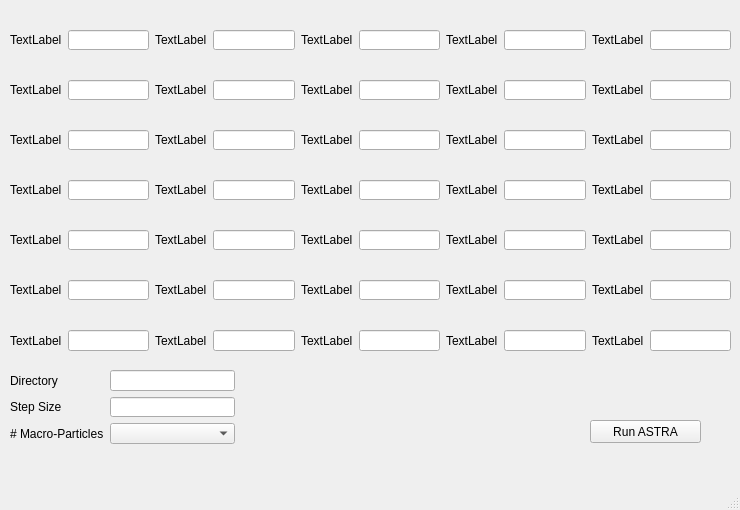
<?xml version="1.0" encoding="UTF-8"?>
<ui version="4.0">
 <class>MainWindow</class>
 <widget class="QMainWindow" name="MainWindow">
  <property name="geometry">
   <rect>
    <x>0</x>
    <y>0</y>
    <width>740</width>
    <height>510</height>
   </rect>
  </property>
  <property name="windowTitle">
   <string>ASTRA Run Comparison Tool</string>
  </property>
  <widget class="QWidget" name="centralwidget">
   <widget class="QWidget" name="gridLayoutWidget">
    <property name="geometry">
     <rect>
      <x>10</x>
      <y>30</y>
      <width>721</width>
      <height>321</height>
     </rect>
    </property>
    <layout class="QGridLayout" name="gridLayout">
     <item row="0" column="0">
      <layout class="QFormLayout" name="formLayout">
       <property name="fieldGrowthPolicy">
        <enum>QFormLayout::AllNonFixedFieldsGrow</enum>
       </property>
       <property name="horizontalSpacing">
        <number>6</number>
       </property>
       <property name="verticalSpacing">
        <number>30</number>
       </property>
       <item row="0" column="0">
        <widget class="QLabel" name="label_29">
         <property name="text">
          <string>TextLabel</string>
         </property>
        </widget>
       </item>
       <item row="0" column="1">
        <widget class="QLineEdit" name="lineEdit_29"/>
       </item>
       <item row="1" column="0">
        <widget class="QLabel" name="label_30">
         <property name="text">
          <string>TextLabel</string>
         </property>
        </widget>
       </item>
       <item row="1" column="1">
        <widget class="QLineEdit" name="lineEdit_30"/>
       </item>
       <item row="2" column="0">
        <widget class="QLabel" name="label_31">
         <property name="text">
          <string>TextLabel</string>
         </property>
        </widget>
       </item>
       <item row="2" column="1">
        <widget class="QLineEdit" name="lineEdit_31"/>
       </item>
       <item row="3" column="0">
        <widget class="QLabel" name="label_32">
         <property name="text">
          <string>TextLabel</string>
         </property>
        </widget>
       </item>
       <item row="3" column="1">
        <widget class="QLineEdit" name="lineEdit_32"/>
       </item>
       <item row="4" column="0">
        <widget class="QLabel" name="label_33">
         <property name="text">
          <string>TextLabel</string>
         </property>
        </widget>
       </item>
       <item row="4" column="1">
        <widget class="QLineEdit" name="lineEdit_33"/>
       </item>
       <item row="5" column="0">
        <widget class="QLabel" name="label_34">
         <property name="text">
          <string>TextLabel</string>
         </property>
        </widget>
       </item>
       <item row="5" column="1">
        <widget class="QLineEdit" name="lineEdit_34"/>
       </item>
       <item row="6" column="0">
        <widget class="QLabel" name="label_35">
         <property name="text">
          <string>TextLabel</string>
         </property>
        </widget>
       </item>
       <item row="6" column="1">
        <widget class="QLineEdit" name="lineEdit_35"/>
       </item>
      </layout>
     </item>
     <item row="0" column="1">
      <layout class="QFormLayout" name="formLayout_7">
       <property name="fieldGrowthPolicy">
        <enum>QFormLayout::AllNonFixedFieldsGrow</enum>
       </property>
       <property name="horizontalSpacing">
        <number>6</number>
       </property>
       <property name="verticalSpacing">
        <number>30</number>
       </property>
       <item row="0" column="0">
        <widget class="QLabel" name="label_71">
         <property name="text">
          <string>TextLabel</string>
         </property>
        </widget>
       </item>
       <item row="0" column="1">
        <widget class="QLineEdit" name="lineEdit_71"/>
       </item>
       <item row="1" column="0">
        <widget class="QLabel" name="label_72">
         <property name="text">
          <string>TextLabel</string>
         </property>
        </widget>
       </item>
       <item row="1" column="1">
        <widget class="QLineEdit" name="lineEdit_72"/>
       </item>
       <item row="2" column="0">
        <widget class="QLabel" name="label_73">
         <property name="text">
          <string>TextLabel</string>
         </property>
        </widget>
       </item>
       <item row="2" column="1">
        <widget class="QLineEdit" name="lineEdit_73"/>
       </item>
       <item row="3" column="0">
        <widget class="QLabel" name="label_74">
         <property name="text">
          <string>TextLabel</string>
         </property>
        </widget>
       </item>
       <item row="3" column="1">
        <widget class="QLineEdit" name="lineEdit_74"/>
       </item>
       <item row="4" column="0">
        <widget class="QLabel" name="label_75">
         <property name="text">
          <string>TextLabel</string>
         </property>
        </widget>
       </item>
       <item row="5" column="0">
        <widget class="QLabel" name="label_76">
         <property name="text">
          <string>TextLabel</string>
         </property>
        </widget>
       </item>
       <item row="6" column="0">
        <widget class="QLabel" name="label_77">
         <property name="text">
          <string>TextLabel</string>
         </property>
        </widget>
       </item>
       <item row="4" column="1">
        <widget class="QLineEdit" name="lineEdit_75"/>
       </item>
       <item row="5" column="1">
        <widget class="QLineEdit" name="lineEdit_76"/>
       </item>
       <item row="6" column="1">
        <widget class="QLineEdit" name="lineEdit_77"/>
       </item>
      </layout>
     </item>
     <item row="0" column="3">
      <layout class="QFormLayout" name="formLayout_9">
       <property name="fieldGrowthPolicy">
        <enum>QFormLayout::AllNonFixedFieldsGrow</enum>
       </property>
       <property name="horizontalSpacing">
        <number>6</number>
       </property>
       <property name="verticalSpacing">
        <number>30</number>
       </property>
       <item row="0" column="0">
        <widget class="QLabel" name="label_85">
         <property name="text">
          <string>TextLabel</string>
         </property>
        </widget>
       </item>
       <item row="0" column="1">
        <widget class="QLineEdit" name="lineEdit_85"/>
       </item>
       <item row="1" column="0">
        <widget class="QLabel" name="label_86">
         <property name="text">
          <string>TextLabel</string>
         </property>
        </widget>
       </item>
       <item row="1" column="1">
        <widget class="QLineEdit" name="lineEdit_86"/>
       </item>
       <item row="2" column="0">
        <widget class="QLabel" name="label_87">
         <property name="text">
          <string>TextLabel</string>
         </property>
        </widget>
       </item>
       <item row="2" column="1">
        <widget class="QLineEdit" name="lineEdit_87"/>
       </item>
       <item row="3" column="0">
        <widget class="QLabel" name="label_88">
         <property name="text">
          <string>TextLabel</string>
         </property>
        </widget>
       </item>
       <item row="3" column="1">
        <widget class="QLineEdit" name="lineEdit_88"/>
       </item>
       <item row="4" column="0">
        <widget class="QLabel" name="label_89">
         <property name="text">
          <string>TextLabel</string>
         </property>
        </widget>
       </item>
       <item row="5" column="0">
        <widget class="QLabel" name="label_90">
         <property name="text">
          <string>TextLabel</string>
         </property>
        </widget>
       </item>
       <item row="6" column="0">
        <widget class="QLabel" name="label_91">
         <property name="text">
          <string>TextLabel</string>
         </property>
        </widget>
       </item>
       <item row="4" column="1">
        <widget class="QLineEdit" name="lineEdit_89"/>
       </item>
       <item row="5" column="1">
        <widget class="QLineEdit" name="lineEdit_90"/>
       </item>
       <item row="6" column="1">
        <widget class="QLineEdit" name="lineEdit_91"/>
       </item>
      </layout>
     </item>
     <item row="0" column="2">
      <layout class="QFormLayout" name="formLayout_8">
       <property name="fieldGrowthPolicy">
        <enum>QFormLayout::AllNonFixedFieldsGrow</enum>
       </property>
       <property name="horizontalSpacing">
        <number>6</number>
       </property>
       <property name="verticalSpacing">
        <number>30</number>
       </property>
       <item row="0" column="0">
        <widget class="QLabel" name="label_78">
         <property name="text">
          <string>TextLabel</string>
         </property>
        </widget>
       </item>
       <item row="0" column="1">
        <widget class="QLineEdit" name="lineEdit_78"/>
       </item>
       <item row="1" column="0">
        <widget class="QLabel" name="label_79">
         <property name="text">
          <string>TextLabel</string>
         </property>
        </widget>
       </item>
       <item row="1" column="1">
        <widget class="QLineEdit" name="lineEdit_79"/>
       </item>
       <item row="2" column="0">
        <widget class="QLabel" name="label_80">
         <property name="text">
          <string>TextLabel</string>
         </property>
        </widget>
       </item>
       <item row="2" column="1">
        <widget class="QLineEdit" name="lineEdit_80"/>
       </item>
       <item row="3" column="0">
        <widget class="QLabel" name="label_81">
         <property name="text">
          <string>TextLabel</string>
         </property>
        </widget>
       </item>
       <item row="3" column="1">
        <widget class="QLineEdit" name="lineEdit_81"/>
       </item>
       <item row="4" column="0">
        <widget class="QLabel" name="label_82">
         <property name="text">
          <string>TextLabel</string>
         </property>
        </widget>
       </item>
       <item row="5" column="0">
        <widget class="QLabel" name="label_83">
         <property name="text">
          <string>TextLabel</string>
         </property>
        </widget>
       </item>
       <item row="6" column="0">
        <widget class="QLabel" name="label_84">
         <property name="text">
          <string>TextLabel</string>
         </property>
        </widget>
       </item>
       <item row="4" column="1">
        <widget class="QLineEdit" name="lineEdit_82"/>
       </item>
       <item row="5" column="1">
        <widget class="QLineEdit" name="lineEdit_83"/>
       </item>
       <item row="6" column="1">
        <widget class="QLineEdit" name="lineEdit_84"/>
       </item>
      </layout>
     </item>
     <item row="0" column="4">
      <layout class="QFormLayout" name="formLayout_10">
       <property name="fieldGrowthPolicy">
        <enum>QFormLayout::AllNonFixedFieldsGrow</enum>
       </property>
       <property name="horizontalSpacing">
        <number>6</number>
       </property>
       <property name="verticalSpacing">
        <number>30</number>
       </property>
       <item row="0" column="0">
        <widget class="QLabel" name="label_92">
         <property name="text">
          <string>TextLabel</string>
         </property>
        </widget>
       </item>
       <item row="0" column="1">
        <widget class="QLineEdit" name="lineEdit_92"/>
       </item>
       <item row="1" column="0">
        <widget class="QLabel" name="label_93">
         <property name="text">
          <string>TextLabel</string>
         </property>
        </widget>
       </item>
       <item row="1" column="1">
        <widget class="QLineEdit" name="lineEdit_93"/>
       </item>
       <item row="2" column="0">
        <widget class="QLabel" name="label_94">
         <property name="text">
          <string>TextLabel</string>
         </property>
        </widget>
       </item>
       <item row="2" column="1">
        <widget class="QLineEdit" name="lineEdit_94"/>
       </item>
       <item row="3" column="0">
        <widget class="QLabel" name="label_95">
         <property name="text">
          <string>TextLabel</string>
         </property>
        </widget>
       </item>
       <item row="3" column="1">
        <widget class="QLineEdit" name="lineEdit_95"/>
       </item>
       <item row="4" column="0">
        <widget class="QLabel" name="label_96">
         <property name="text">
          <string>TextLabel</string>
         </property>
        </widget>
       </item>
       <item row="5" column="0">
        <widget class="QLabel" name="label_97">
         <property name="text">
          <string>TextLabel</string>
         </property>
        </widget>
       </item>
       <item row="6" column="0">
        <widget class="QLabel" name="label_98">
         <property name="text">
          <string>TextLabel</string>
         </property>
        </widget>
       </item>
       <item row="4" column="1">
        <widget class="QLineEdit" name="lineEdit_96"/>
       </item>
       <item row="5" column="1">
        <widget class="QLineEdit" name="lineEdit_97"/>
       </item>
       <item row="6" column="1">
        <widget class="QLineEdit" name="lineEdit_98"/>
       </item>
      </layout>
     </item>
    </layout>
   </widget>
   <widget class="QWidget" name="formLayoutWidget_6">
    <property name="geometry">
     <rect>
      <x>10</x>
      <y>370</y>
      <width>225</width>
      <height>74</height>
     </rect>
    </property>
    <layout class="QFormLayout" name="formLayout_11">
     <property name="fieldGrowthPolicy">
      <enum>QFormLayout::AllNonFixedFieldsGrow</enum>
     </property>
     <item row="0" column="0">
      <widget class="QLabel" name="directory_label">
       <property name="text">
        <string>Directory</string>
       </property>
      </widget>
     </item>
     <item row="0" column="1">
      <widget class="QLineEdit" name="directory_line_edit"/>
     </item>
     <item row="1" column="0">
      <widget class="QLabel" name="step_size_label">
       <property name="text">
        <string>Step Size</string>
       </property>
      </widget>
     </item>
     <item row="1" column="1">
      <widget class="QLineEdit" name="step_size_line_edit"/>
     </item>
     <item row="2" column="0">
      <widget class="QLabel" name="macro_particle_label">
       <property name="text">
        <string># Macro-Particles</string>
       </property>
      </widget>
     </item>
     <item row="2" column="1">
      <widget class="QComboBox" name="macro_particle_combo_box">
       <property name="maxVisibleItems">
        <number>3</number>
       </property>
       <property name="maxCount">
        <number>1000</number>
       </property>
      </widget>
     </item>
    </layout>
   </widget>
   <widget class="QPushButton" name="runButton">
    <property name="geometry">
     <rect>
      <x>590</x>
      <y>420</y>
      <width>111</width>
      <height>23</height>
     </rect>
    </property>
    <property name="text">
     <string>Run ASTRA</string>
    </property>
   </widget>
  </widget>
  <widget class="QMenuBar" name="menubar">
   <property name="geometry">
    <rect>
     <x>0</x>
     <y>0</y>
     <width>740</width>
     <height>21</height>
    </rect>
   </property>
  </widget>
  <widget class="QStatusBar" name="statusbar"/>
 </widget>
 <resources/>
 <connections/>
</ui>
